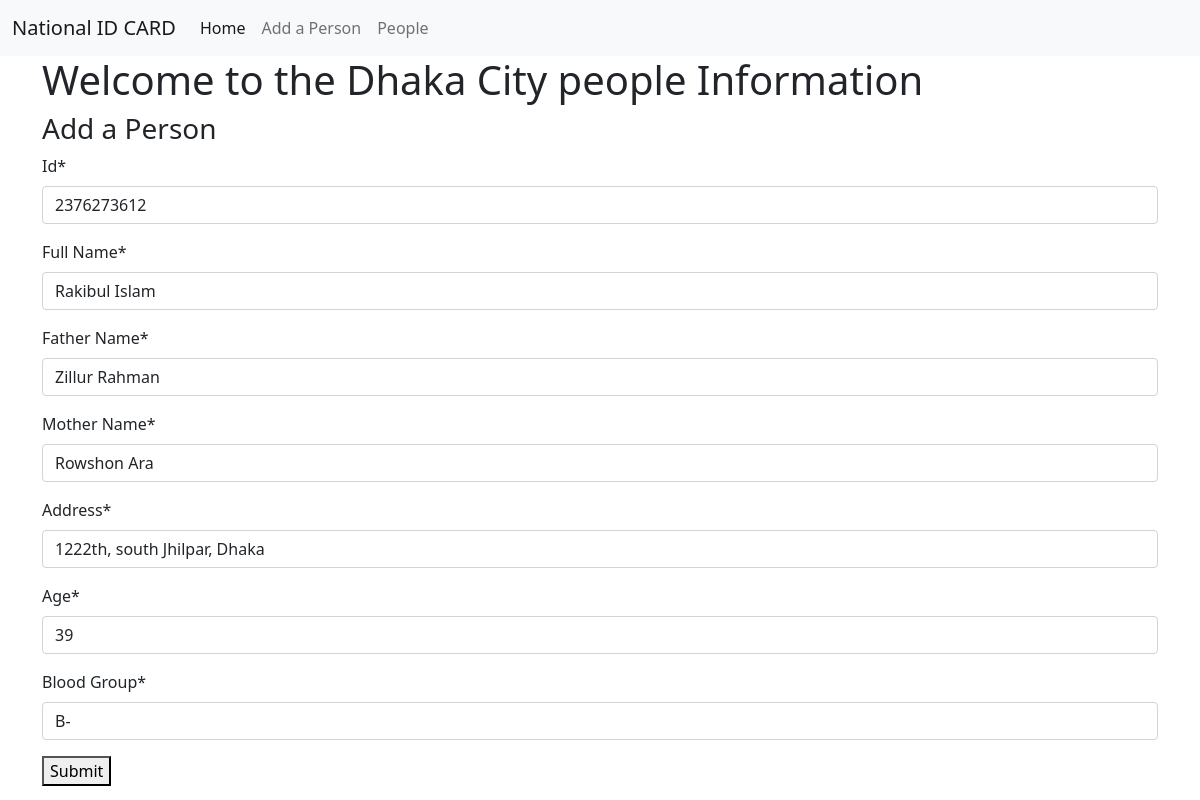
The app's page /update_person/2376273612 with its own data.
### dhaka_city/models.py (models this page shows)
class people_table(models.Model):
    id = models.IntegerField(primary_key=True)
    Full_name = models.CharField(max_length=100, verbose_name="Full Name")
    Father_name = models.CharField(max_length=100, verbose_name="Father Name")
    Mother_name = models.CharField(max_length=100, verbose_name="Mother Name")
    address = models.CharField(max_length=100, verbose_name="Address")
    Age = models.IntegerField()
    Blood_group = models.CharField(max_length=100, verbose_name="Blood Group", null=True)

### dhaka_city/views.py (the view)
# urls.py: path('update_person/<int:id>', update_person, name="update_person_u"),
def update_person(request, id):
    person = people_table.objects.get(pk=id)
    if request.method == 'POST':
        one_person = people_tableForm(request.POST, instance = person)
        if one_person.is_valid():
            one_person.save()
            return redirect('people_info_u')
    else:
        person = people_tableForm(instance=person)
        return render(request, 'add_person.html', {"form" : person})

### dhaka_city/forms.py
class people_tableForm(forms.ModelForm):
    class Meta:
        model = people_table
        fields = ['id', 'Full_name', 'Father_name','Mother_name', 'address', 'Age','Blood_group']

### dhaka_city/templates/add_person.html (shortened to what this page needs)
{% extends "index.html" %}
{% load crispy_forms_tags %}
{% block content %}
<div class="container">
    <h1>Welcome to the Dhaka City people Information</h1>
    <h3>Add a Person</h3>
    <form method="POST">
        {{ form | crispy }}
        <button type="submit">Submit</button>
    </form>
</div>
{% endblock %}

### records on screen
people_table: id "2376273612", Full_name "Rakibul Islam", Father_name "Zillur Rahman", Mother_name "Rowshon Ara", address "1222th, south Jhilpar, Dhaka", Age "39", Blood_group "B-"
